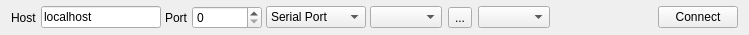
<?xml version="1.0" encoding="UTF-8"?>
<ui version="4.0">
 <class>QkConnectWidget</class>
 <widget class="QWidget" name="QkConnectWidget">
  <property name="geometry">
   <rect>
    <x>0</x>
    <y>0</y>
    <width>749</width>
    <height>35</height>
   </rect>
  </property>
  <property name="windowTitle">
   <string>Form</string>
  </property>
  <layout class="QHBoxLayout" name="horizontalLayout_2">
   <property name="spacing">
    <number>4</number>
   </property>
   <property name="topMargin">
    <number>4</number>
   </property>
   <property name="bottomMargin">
    <number>4</number>
   </property>
   <item>
    <widget class="QLabel" name="label">
     <property name="text">
      <string>Host</string>
     </property>
    </widget>
   </item>
   <item>
    <widget class="QLineEdit" name="serverIP_lineEdit">
     <property name="minimumSize">
      <size>
       <width>120</width>
       <height>0</height>
      </size>
     </property>
     <property name="text">
      <string>localhost</string>
     </property>
    </widget>
   </item>
   <item>
    <widget class="QLabel" name="label_2">
     <property name="text">
      <string>Port</string>
     </property>
    </widget>
   </item>
   <item>
    <widget class="QSpinBox" name="serverPort_spinBox">
     <property name="minimumSize">
      <size>
       <width>70</width>
       <height>0</height>
      </size>
     </property>
    </widget>
   </item>
   <item>
    <widget class="QComboBox" name="interface_comboBox">
     <property name="minimumSize">
      <size>
       <width>100</width>
       <height>0</height>
      </size>
     </property>
     <item>
      <property name="text">
       <string>Serial Port</string>
      </property>
     </item>
     <item>
      <property name="text">
       <string>TCP/IP</string>
      </property>
     </item>
    </widget>
   </item>
   <item>
    <widget class="QStackedWidget" name="stackedWidget">
     <property name="currentIndex">
      <number>0</number>
     </property>
     <widget class="QWidget" name="page">
      <layout class="QHBoxLayout" name="horizontalLayout">
       <property name="leftMargin">
        <number>0</number>
       </property>
       <property name="topMargin">
        <number>0</number>
       </property>
       <property name="rightMargin">
        <number>0</number>
       </property>
       <property name="bottomMargin">
        <number>0</number>
       </property>
       <item>
        <widget class="QComboBox" name="comboBox_2"/>
       </item>
       <item>
        <widget class="QToolButton" name="refreshSerial_toolButton">
         <property name="text">
          <string>...</string>
         </property>
        </widget>
       </item>
       <item>
        <widget class="QComboBox" name="comboBox_3"/>
       </item>
      </layout>
     </widget>
     <widget class="QWidget" name="page_2"/>
    </widget>
   </item>
   <item>
    <spacer name="horizontalSpacer">
     <property name="orientation">
      <enum>Qt::Horizontal</enum>
     </property>
     <property name="sizeHint" stdset="0">
      <size>
       <width>79</width>
       <height>10</height>
      </size>
     </property>
    </spacer>
   </item>
   <item>
    <widget class="QPushButton" name="connect_pushButton">
     <property name="text">
      <string>Connect</string>
     </property>
    </widget>
   </item>
  </layout>
 </widget>
 <resources/>
 <connections/>
</ui>
